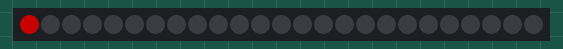
Bench run of a sketch on a simulated ATtiny85, built with avr-gcc and run on an emulated ATtiny85. Parts: 25 RGB LEDs in strip order, left to right. Dim RGB values are drawn brighter than linear.

Above: at 0.1 s.
At 3.1 s:
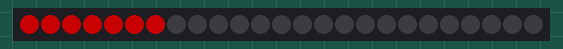
At 6.1 s:
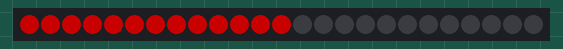
At 9.1 s:
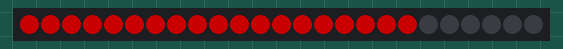
At 12.1 s:
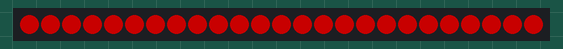

Measured:
- by itself, everything shown: repeats every 12.5 s, in 25 steps
- what the display in image 4 shows lasts 0.5 s, from 12.0 s to 12.5 s

The sketch:

speed.ino
```cpp
#include <Adafruit_NeoPixel.h>
#ifdef __AVR__
  #include <avr/power.h>
#endif
#define PIN       27
#define NUMPIXELS 25

Adafruit_NeoPixel pixels(NUMPIXELS, PIN, NEO_GRB + NEO_KHZ800);
#define DELAYVAL 500
#define BRIGHTNESS 20
void setup() {
#if defined(__AVR_ATtiny85__) && (F_CPU == 16000000)
  clock_prescale_set(clock_div_1);
#endif

  pixels.begin();
}

void loop() {
  pixels.clear();

  for(int i=0; i<NUMPIXELS; i++) {

    pixels.setPixelColor(i, pixels.Color(100, 0, 0));
    pixels.show();
    delay(DELAYVAL);
  }
}
```
